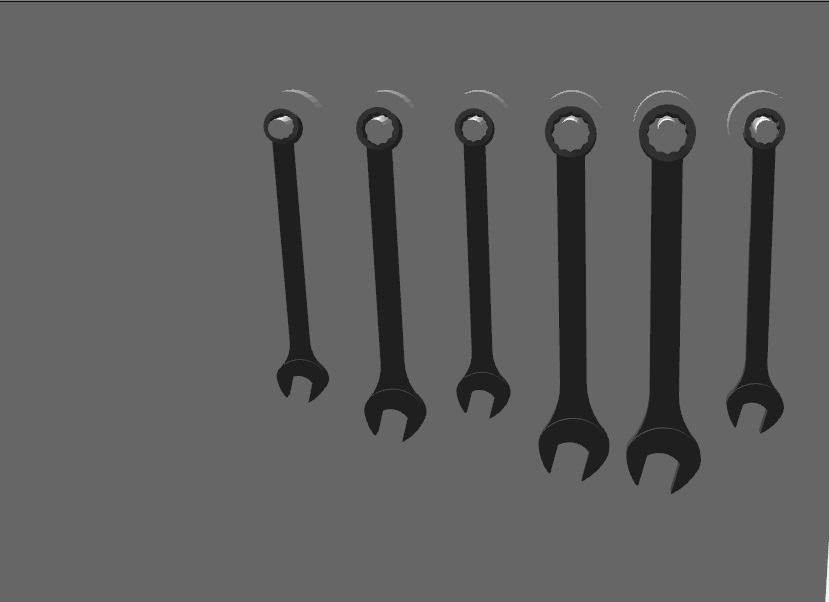
%> input picture 2.jpg, 829 x 602 px
$ octave --eval "result = image_segmentation(imread('2.jpg'));"   (GNU Octave 9; MATLAB toolbox functions it lacks are replaced by stand-ins)
%> lines starting %> are read from the running program, lines starting %| are printed output that depends on the picture; in (x1, y1, x2, y2) boxes, pixels count from 0 and x2, y2 are one past the last pixel; in counts of white or black regions, pixels touching at a corner belong together; the program's own positions count from 1
function img2=image_segmentation(img1)

  % [11 lines of commented-out code are left out]
  img2=rgb2gray(img1);
  img2=medfilt2(img2);

  level = graythresh(img2); %0.5
%> level = 0.263
  final = im2bw(img2,level);
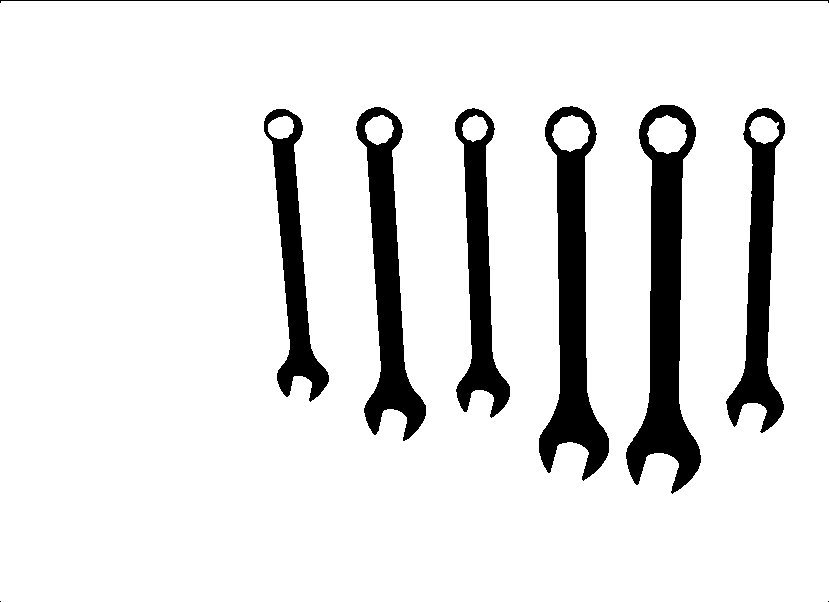
%> final: size 602x829 logical; 89.2% white; 9 black regions (2 under 20 px), largest, box (x1, y1, x2, y2) and area: (626, 105, 701, 494) 12457, (539, 106, 609, 481) 10925, (356, 107, 426, 441) 8795


  remove=bwareaopen(final,3);
  remove=imcomplement(remove);
  se=strel('disk',18);
  disk=imclose(remove,se);
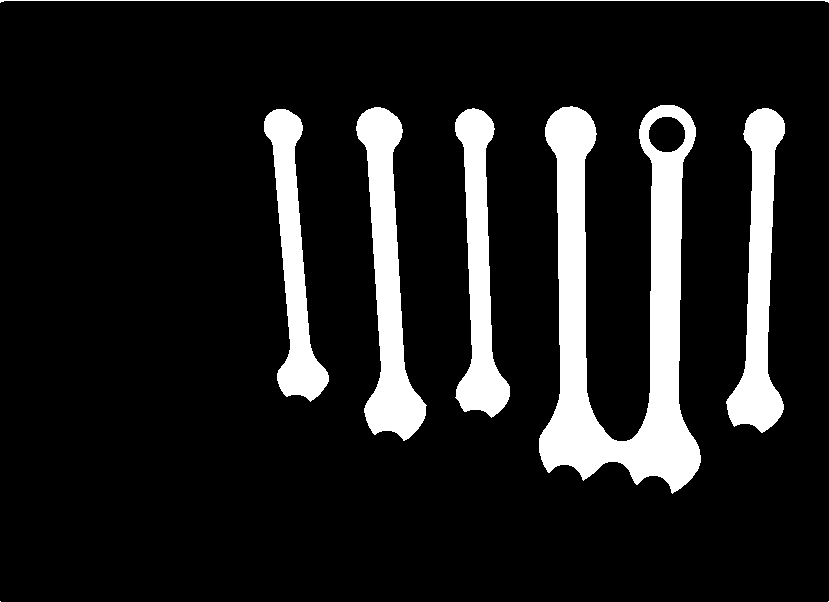
%> disk: size 602x829 logical; 12.3% white; 8 white regions (2 under 20 px), largest, box (x1, y1, x2, y2) and area: (539, 105, 701, 494) 26649, (356, 107, 427, 441) 10020, (726, 108, 785, 433) 8815, (455, 108, 510, 418) 7948, (264, 109, 329, 402) 7314, (0, 0, 829, 3) 839
  [~,img2]=bwboundaries(disk,'noholes');
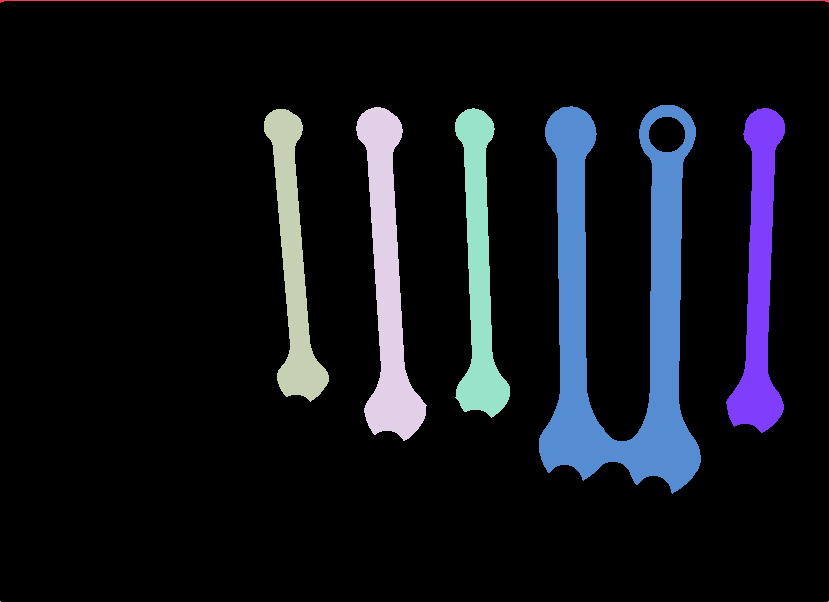
%> img2: size 602x829 double; 9 distinct labels, from 0 to 8; one colour per label, 0 black
  %     img2=imcomplement(img2);

end
